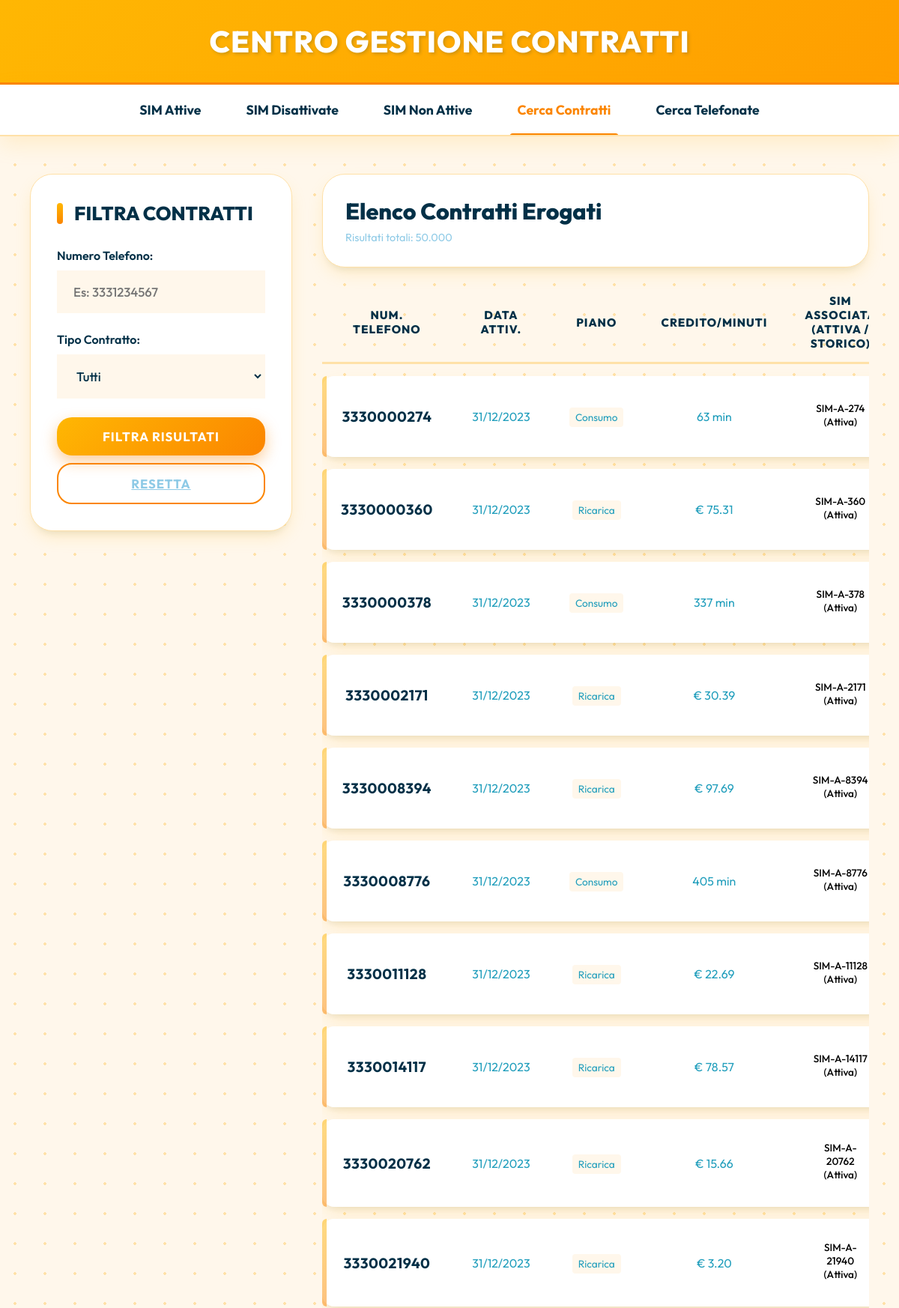
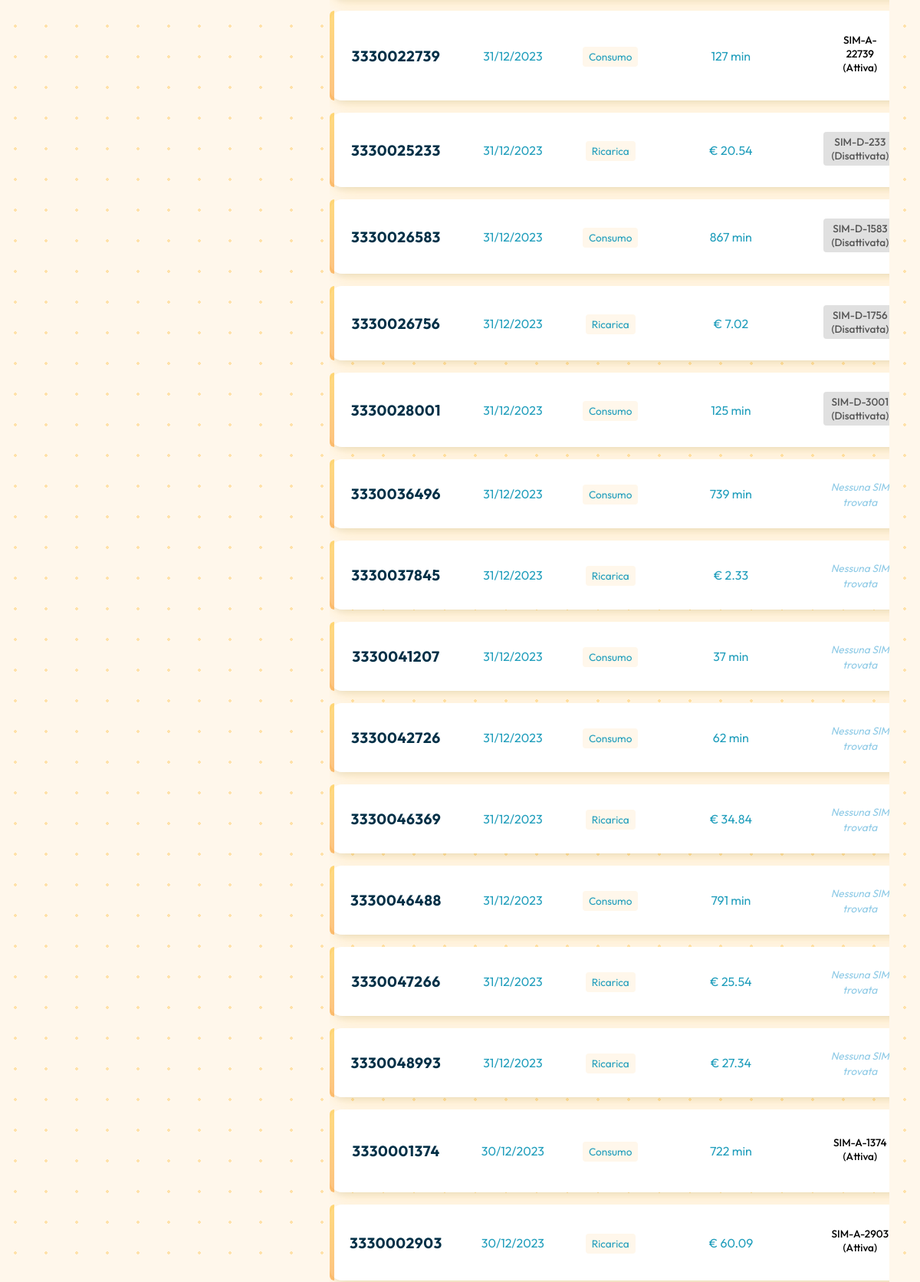
Page /contratti.php (upper part) on the committed database (2 pictures, top to bottom).
### tables this page shows
CREATE TABLE IF NOT EXISTS ContrattoTelefonico (
    numero VARCHAR(20) PRIMARY KEY,
    dataAttivazione DATE NOT NULL,
    tipo ENUM('ricarica', 'consumo') NOT NULL,
    minutiResidui INT DEFAULT NULL,
    creditoResiduo DECIMAL(10, 2) DEFAULT NULL,
    CONSTRAINT chk_tipo_contratto CHECK (
        (tipo = 'consumo' AND minutiResidui IS NOT NULL AND creditoResiduo IS NULL) 
        OR 
        (tipo = 'ricarica' AND minutiResidui IS NULL AND creditoResiduo IS NOT NULL)
    )
);

### contratti.php (the view, shortened to what this page needs)
<?php
require_once 'connessione.php';
$cerca_num = isset($_GET['cerca-num']) ? $conn->real_escape_string($_GET['cerca-num']) : '';
$limit = 50;
$page = isset($_GET['page']) && is_numeric($_GET['page']) ? (int)$_GET['page'] : 1;
$offset = ($page - 1) * $limit;
$where_clause = " WHERE 1=1";
$sql_count = "SELECT COUNT(*) as totale FROM ContrattoTelefonico C" . $where_clause;
$r_count = $conn->query($sql_count);
$row_count = $r_count->fetch_assoc();
$total_rows = $row_count['totale'];
$sql = "SELECT C.numero, C.dataAttivazione, C.tipo, C.minutiResidui, C.creditoResiduo,
        (SELECT COUNT(*) FROM Telefonata T WHERE T.effettuataDa = C.numero) as num_chiamate,
        (SELECT codice FROM SIMAttiva WHERE associataA = C.numero LIMIT 1) as sim_attiva,
        (SELECT GROUP_CONCAT(codice SEPARATOR ', ') FROM SIMDisattiva WHERE eraAssociataA = C.numero) as sim_disattivate
        FROM ContrattoTelefonico C
        " . $where_clause . "
        ORDER BY C.dataAttivazione DESC
        LIMIT $limit OFFSET $offset";
$result = $conn->query($sql);
?>
<!DOCTYPE html>
<html lang="it">
<head>
    <link rel="stylesheet" href="style.css?v=<?php echo time(); ?>">
</head>
<body>
    <header class="site-header">
        <h1>Centro Gestione Contratti</h1>
    </header>
    <nav class="site-nav">
        <ul>
            <li><a href="index.php">SIM Attive</a></li>
            <li><a href="sim_disattivate.php">SIM Disattivate</a></li>
            <li><a href="sim_non_attive.php">SIM Non Attive</a></li>
            <li><a href="contratti.php" class="active">Cerca Contratti</a></li>
            <li><a href="telefonate.php">Cerca Telefonate</a></li>
        </ul>
    </nav>
    <div class="main-container">
        <aside class="filtro-ricerca">
            <h2>Filtra Contratti</h2>
            <form action="contratti.php" method="GET">
                <div class="form-group">
                    <label for="cerca-num">Numero Telefono:</label>
                    <input type="text" id="cerca-num" name="cerca-num" placeholder="Es: 3331234567" value="<?php echo htmlspecialchars($cerca_num); ?>">
                </div>
                <div class="form-group">
                    <label for="cerca-tipo">Tipo Contratto:</label>
                    <select id="cerca-tipo" name="cerca-tipo">
                        <option value="">Tutti</option>
                    </select>
                </div>
                <button type="submit" class="btn btn-primary">Filtra Risultati</button>
                <a href="contratti.php" class="btn btn-secondary" style="display:block; text-align:center; margin-top:10px; color:var(--text-muted); text-decoration:underline;">Resetta</a>
            </form>
        </aside>
        <main class="contenuto-risultati">
            <div class="header-risultati">
                <div>
                    <h2>Elenco Contratti Erogati</h2>
                    <span style="color:var(--text-muted); font-size: 0.9rem;">Risultati totali: <?php echo number_format($total_rows, 0, ',', '.'); ?></span>
                </div>
            </div>
            <?php if ($result && $result->num_rows > 0): ?>
            <div style="overflow-x:auto;">
                <table class="data-table">
                    <thead>
                        <tr>
                            <th>Num. Telefono</th>
                            <th>Data Attiv.</th>
                            <th>Piano</th>
                            <th>Credito/Minuti</th>
                            <th>SIM Associata (Attiva / Storico)</th>
                        </tr>
                    </thead>
                    <tbody>
                        <?php while ($row = $result->fetch_assoc()): ?>
                            <tr>
                                <td><strong><?php echo htmlspecialchars($row['numero']); ?></strong></td>
                                <td><?php echo date('d/m/Y', strtotime($row['dataAttivazione'])); ?></td>
                                <td><span style="font-size:0.85rem; padding:4px 8px; border-radius:4px; background:var(--bg-body);"><?php echo htmlspecialchars(ucfirst($row['tipo'])); ?></span></td>
                                <td>
                                    <?php
                                    if ($row['tipo'] == 'ricarica') {
                                        echo "€ " . number_format($row['creditoResiduo'], 2);
                                    } else {
                                        echo htmlspecialchars($row['minutiResidui']) . " min";
                                    }
                                    ?>
                                </td>
                                <td>
                                    <?php if (!empty($row['sim_attiva'])): ?>
                                        <div style="margin-bottom: 5px;">
                                            <a href="index.php?cerca-codice=<?php echo urlencode($row['sim_attiva']); ?>" style="text-decoration:none;">
                                                <span style="font-size:0.85rem; padding:4px 8px; border-radius:4px; background:var(--brand-color); color:black; font-weight: 500; display:inline-block;" title="Vai alla SIM Attiva">
                                                    <?php echo htmlspecialchars($row['sim_attiva']); ?> (Attiva)
                                                </span>
                                            </a>
                                        </div>
                                    <?php endif; ?>
                                    <?php if (!empty($row['sim_disattivate'])): ?>
                                        <?php
                                        $disattivate = explode(', ', $row['sim_disattivate']);
                                        foreach ($disattivate as $sim_dis):
                                        ?>
                                        <div style="margin-bottom: 3px;">
                                            <a href="sim_disattivate.php?cerca-codice=<?php echo urlencode($sim_dis); ?>" style="text-decoration:none;">
                                                <span style="font-size:0.85rem; padding:4px 8px; border-radius:4px; background:#e0e0e0; color:#555; font-weight: 500; display:inline-block;" title="Vai alla SIM Disattivata">
                                                    <?php echo htmlspecialchars($sim_dis); ?> (Disattivata)
                                                </span>
                                            </a>
                                        </div>
                                        <?php endforeach; ?>
                                    <?php endif; ?>
                                    <?php if (empty($row['sim_attiva']) && empty($row['sim_disattivate'])): ?>
                                        <span style="color:var(--text-muted); font-size:0.85rem; font-style:italic;">Nessuna SIM trovata</span>
                                    <?php endif; ?>
                                </td>
                            </tr>
                        <?php endwhile; ?>
                    </tbody>
                </table>
            </div>
            <?php else: ?>
                <p style="color:var(--text-muted); font-style:italic; margin-top:20px;">Nessun contratto trovato.</p>
            <?php endif; ?>
        </main>
    </div>
</body>
</html>

### rows in the picture
contrattotelefonico: numero "3330000274", dataAttivazione "31/12/2023", tipo "Consumo", minutiResidui "63", sim_attiva "SIM-A-274"
contrattotelefonico: numero "3330000360", dataAttivazione "31/12/2023", tipo "Ricarica", creditoResiduo "75.31", sim_attiva "SIM-A-360"
contrattotelefonico: numero "3330000378", dataAttivazione "31/12/2023", tipo "Consumo", minutiResidui "337", sim_attiva "SIM-A-378"
contrattotelefonico: numero "3330002171", dataAttivazione "31/12/2023", tipo "Ricarica", creditoResiduo "30.39", sim_attiva "SIM-A-2171"
contrattotelefonico: numero "3330001374", dataAttivazione "30/12/2023", tipo "Consumo", minutiResidui "722", sim_attiva "SIM-A-1374"
contrattotelefonico: numero "3330002903", dataAttivazione "30/12/2023", tipo "Ricarica", creditoResiduo "60.09", sim_attiva "SIM-A-2903"

### other values in the picture
$total_rows "50.000"
$row['numero'] "3330008394"
date('d/m/Y', strtotime($row['dataAttivazione'])) "31/12/2023"
$row['tipo'] "Ricarica"
$row['creditoResiduo'] "97.69"
$row['sim_attiva'] "SIM-A-8394"
$row['numero'] "3330008776"
$row['tipo'] "Consumo"
$row['minutiResidui'] "405"
$row['sim_attiva'] "SIM-A-8776"
$row['numero'] "3330011128"
$row['creditoResiduo'] "22.69"
$row['sim_attiva'] "SIM-A-11128"
$row['numero'] "3330014117"
$row['creditoResiduo'] "78.57"
